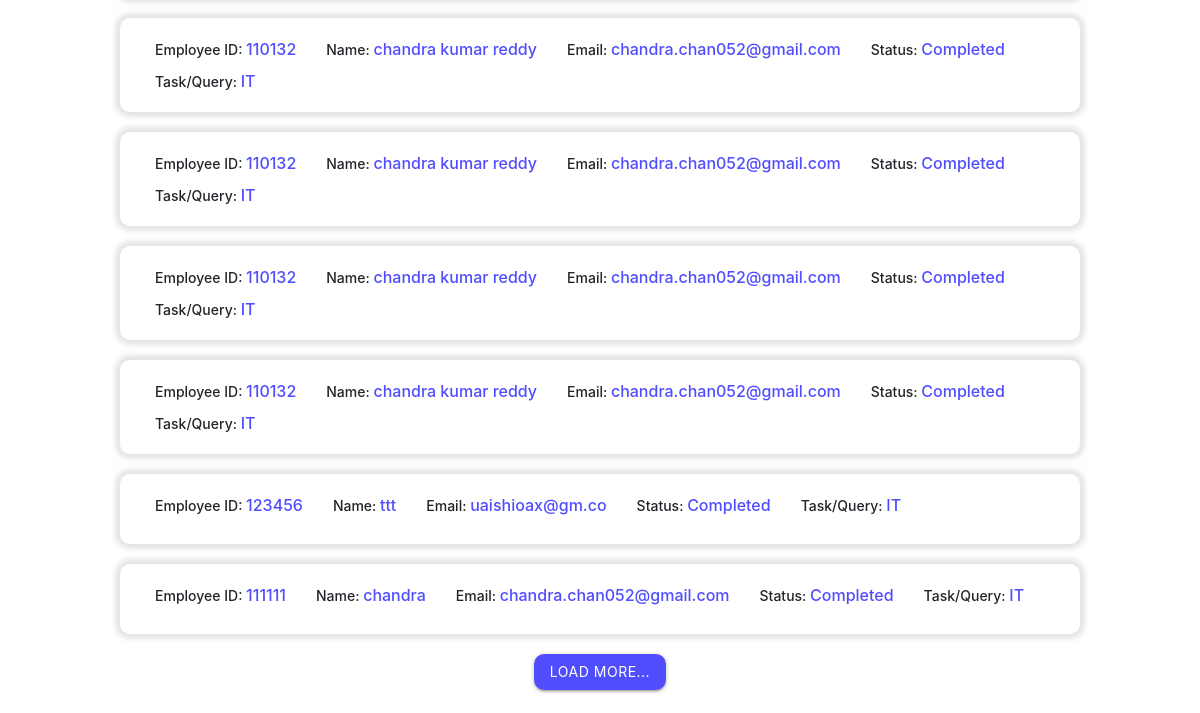
Page /search/searchresult/all-task/ (lower part) on the earlier database version.
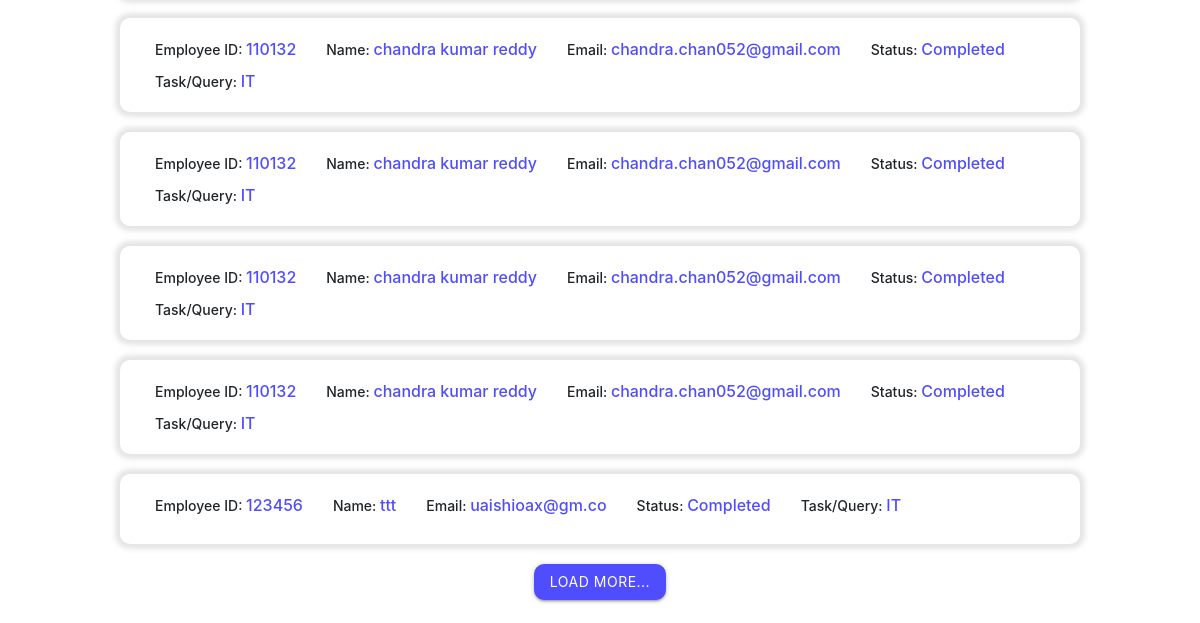
Same page on the later database version.
### taskData/models.py (models this page shows)
class TaskData(models.Model):
    empid = models.TextField(max_length=20)
    empname = models.TextField(max_length=50)
    empemail = models.TextField(max_length=50)
    taskname = models.TextField(max_length=100)
    duedate = models.TextField(max_length=20)
    taskstatus = models.TextField(max_length=15)
    tasksummary = models.TextField(max_length=500)
    createdon = models.DateField()

### mtracker/views.py (the view)
# urls.py: path('search/searchresult/all-task/', views.searchResult, name='searchresult_all'),
def searchResult(request):
    searchData = TaskData.objects.all()
    return render(request, 'searchresult.html',{'searchData':searchData})

### templates/searchresult.html (shortened to what this page needs)
{% extends 'base.html' %}
{% block body %}
<center>
<div class="all-tasks-container">
    <div>
        <ul class="collapsible">
            {% for data in searchData %}
            <li class="task-card pending">
                <div class="collapsible-header">
                    <div class="employee-info">
                        <div class="">Employee ID: <span>{{data.empid}}</span></div>
                        <div class="">Name: <span>{{data.empname}}</span></div>
                        <div class="">Email: <span>{{data.empemail}}</span></div>
                        <div class="">Status: <span>{{data.taskstatus}}</span></div>
                        <div>Task/Query: <span>{{data.taskname}}</span></div>
                    </div>
                </div>
            </li>
            {% endfor %}
            <center>
                <button class="btn load-more-btn waves-effect waves-light" onclick="">Load More...</button>
            </center>
            <br>
        </ul>
    </div>
</div>
{% endblock %}

Differences in the rows shown:
removed TaskData: empid "111111", empname "chandra", empemail "chandra.chan052@gmail.com", taskstatus "Completed", taskname "IT"
